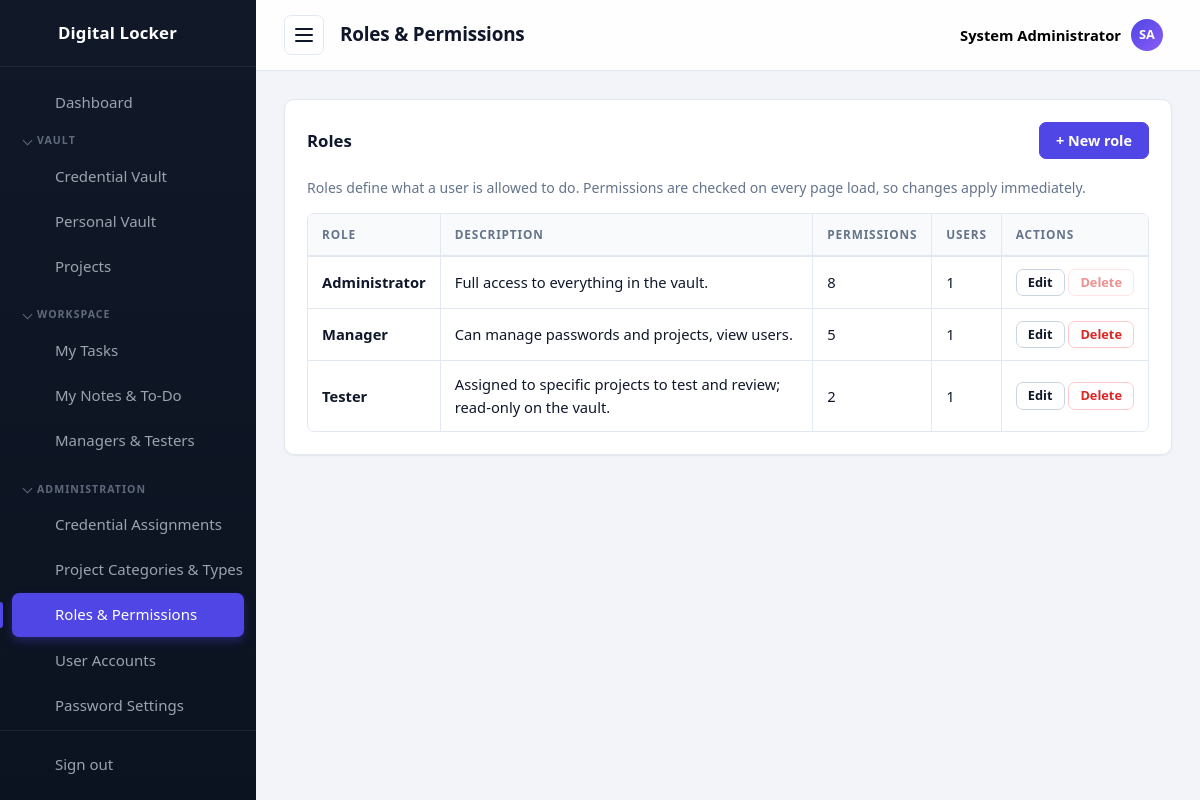
/roles/index.php (signed in), run on the app's committed database.
### tables this page shows
CREATE TABLE settings (
  id          INT UNSIGNED AUTO_INCREMENT PRIMARY KEY,
  setting_key VARCHAR(60) NOT NULL UNIQUE,
  setting_value TEXT NULL
);

CREATE TABLE roles (
  id            INT UNSIGNED AUTO_INCREMENT PRIMARY KEY,
  name          VARCHAR(80)  NOT NULL UNIQUE,
  description   VARCHAR(255) NOT NULL DEFAULT '',
  created_at    TIMESTAMP DEFAULT CURRENT_TIMESTAMP
);

### includes/functions.php (called while the page is built, shortened)
<?php
function assetUrl(string $relativePath): string
{
    $relativePath = '/' . ltrim($relativePath, '/');
    $diskPath = __DIR__ . '/..' . $relativePath;
    $version = is_file($diskPath) ? filemtime($diskPath) : time();
    return BASE_URL . $relativePath . '?v=' . $version;
}
function e(?string $value): string
{
    return htmlspecialchars((string) $value, ENT_QUOTES, 'UTF-8');
}
function setting(string $key, ?string $default = null): ?string
{
    global $db;
    static $cache = null;
    if ($cache === null) {
        $cache = [];
        try {
            $rows = $db->query('SELECT setting_key, setting_value FROM settings')->fetchAll();
            foreach ($rows as $row) {
                $cache[$row['setting_key']] = $row['setting_value'];
            }
        } catch (Throwable $e) {
            return $default;
        }
    }
    return $cache[$key] ?? $default;
}
function appName(): string
{
    return setting('app_name') ?: 'Digital Locker';
}
function pageTitle(string $title): string
{
    return $title . ' | ' . appName();
}
function initials(string $name): string
{
    $parts = preg_split('/\s+/', trim($name));
    $letters = array_map(static fn ($p) => mb_strtoupper(mb_substr($p, 0, 1)), array_filter($parts));
    return implode('', array_slice($letters, 0, 2)) ?: '?';
}

### includes/auth.php (called while the page is built, shortened)
<?php
function currentUser(): ?array
{
    return $_SESSION['user'] ?? null;
}
function isLoggedIn(): bool
{
    return !empty($_SESSION['user']['id']);
}
function userPermissions(): array
{
    static $permissions = null;
    if ($permissions !== null) {
        return $permissions;
    }
    global $db;
    $permissions = [];
    $stmt = $db->prepare(
        'SELECT DISTINCT rp.permission
           FROM role_permissions rp
           JOIN user_roles ur ON ur.role_id = rp.role_id
          WHERE ur.user_id = :uid'
    );
    $stmt->execute(['uid' => $_SESSION['user']['id']]);
    foreach ($stmt->fetchAll() as $row) {
        $permissions[] = $row['permission'];
    }
    return $permissions;
}
function hasPermission(string $permission): bool
{
    return in_array($permission, userPermissions(), true);
}
function requirePermission(string $permission): void
{
    if (!hasPermission($permission)) {
        require __DIR__ . '/../403.php';
        exit;
    }
}
function userRoleNames(): array
{
    static $roles = null;
    if ($roles !== null) {
        return $roles;
    }
    global $db;
    $stmt = $db->prepare(
        'SELECT r.name, r.id
           FROM roles r
           JOIN user_roles ur ON ur.role_id = r.id
          WHERE ur.user_id = :uid'
    );
    $stmt->execute(['uid' => $_SESSION['user']['id']]);
    $roles = $stmt->fetchAll();
    return $roles;
}
function isAdministrator(): bool
{
    foreach (userRoleNames() as $role) {
        if ($role['name'] === 'Administrator') {
            return true;
        }
    }
    return false;
}

### roles/index.php (the view, shortened to what this page needs)
<?php
require_once __DIR__ . '/../includes/init.php';
requirePermission('roles.manage');
$pageTitle = 'Roles & Permissions';
$activePage = 'roles';
$roles = $db->query(
    'SELECT r.id, r.name, r.description,
            (SELECT COUNT(*) FROM role_permissions rp WHERE rp.role_id = r.id) AS permission_count,
            (SELECT COUNT(*) FROM user_roles ur WHERE ur.role_id = r.id) AS user_count
       FROM roles r
      ORDER BY r.name'
)->fetchAll();
require __DIR__ . '/../includes/header.php';
?>
<div class="card">
    <div class="card__header card__header--stack">
        <h2 class="card__title">Roles</h2>
        <a class="btn btn--primary" href="create.php">+ New role</a>
    </div>
    <p class="muted">
        Roles define what a user is allowed to do. Permissions are checked on every page load,
        so changes apply immediately.
    </p>
    <?php if ($roles): ?>
        <div class="table-wrap">
        <table class="table">
            <thead>
                <tr>
                    <th>Role</th>
                    <th>Description</th>
                    <th>Permissions</th>
                    <th>Users</th>
                    <th class="table__actions">Actions</th>
                </tr>
            </thead>
            <tbody>
            <?php foreach ($roles as $r): ?>
                <tr>
                    <td><strong><?= e($r['name']) ?></strong></td>
                    <td><?= e($r['description'] ?: '—') ?></td>
                    <td><?= (int) $r['permission_count'] ?></td>
                    <td><?= (int) $r['user_count'] ?></td>
                    <td class="table__actions">
                        <a class="btn btn--small" href="edit.php?id=<?= (int) $r['id'] ?>">Edit</a>
                        <form class="inline-form" method="post" action="delete.php"
                              onsubmit="return confirm('Delete this role? Users holding it will lose its permissions.');">
                            <button type="submit" class="btn btn--small btn--danger" <?= (int) $r['id'] === 1 ? 'disabled' : '' ?>>Delete</button>
                        </form>
                    </td>
                </tr>
            <?php endforeach; ?>
            </tbody>
        </table>
        </div>
    <?php else: ?>
        <p class="muted">No roles yet.</p>
    <?php endif; ?>
</div>
<?php require __DIR__ . '/../includes/footer.php'; ?>

### includes/header.php (shortened to what this page needs)
<?php
require_once __DIR__ . '/init.php';
$currentUser = currentUser();
$userRoles   = isLoggedIn() ? userRoleNames() : [];
function isActive(string $name, string $current): string
{
    return $name === $current ? ' active' : '';
}
function sidebarGroups(): array
{
    return [
        'vault' => ['label' => 'Vault', 'items' => [
            ['key' => 'passwords', 'href' => '/passwords/index.php', 'icon' => 'passwords', 'label' => 'Credential Vault', 'show' => hasPermission('passwords.view')],
            ['key' => 'personal', 'href' => '/personal/index.php', 'icon' => 'personal', 'label' => 'Personal Vault', 'show' => true],
            ['key' => 'projects', 'href' => '/projects/index.php', 'icon' => 'projects', 'label' => hasPermission('projects.manage') ? 'Projects' : 'My Projects', 'show' => hasPermission('projects.manage') || hasAnyProjectMembership()],
        ]],
        'workspace' => ['label' => 'Workspace', 'items' => [
            ['key' => 'tasks', 'href' => '/tasks/index.php', 'icon' => 'tasks', 'label' => 'My Tasks', 'show' => hasPermission('tasks.view')],
            ['key' => 'notes', 'href' => '/notes/index.php', 'icon' => 'notes', 'label' => 'My Notes & To-Do', 'show' => true],
            ['key' => 'team', 'href' => '/team/index.php', 'icon' => 'team', 'label' => isAdministrator() ? 'Managers & Testers' : (hasPermission('tasks.manage') ? 'My Team' : 'Mentors'), 'show' => true],
        ]],
        'administration' => ['label' => 'Administration', 'items' => [
            ['key' => 'assignments', 'href' => '/passwords/assignments.php', 'icon' => 'assignments', 'label' => 'Credential Assignments', 'show' => hasPermission('passwords.manage')],
            ['key' => 'categories', 'href' => '/categories/index.php', 'icon' => 'categories', 'label' => 'Project Categories & Types', 'show' => true],
            ['key' => 'roles', 'href' => '/roles/index.php', 'icon' => 'roles', 'label' => 'Roles &amp; Permissions', 'show' => hasPermission('roles.manage')],
            ['key' => 'users', 'href' => '/users/index.php', 'icon' => 'users', 'label' => 'User Accounts', 'show' => hasPermission('users.manage')],
            ['key' => 'settings', 'href' => '/settings/index.php', 'icon' => 'settings', 'label' => 'Password Settings', 'show' => hasPermission('settings.manage')],
            ['key' => 'reset', 'href' => '/settings/reset.php', 'icon' => 'reset', 'label' => 'Factory Reset', 'show' => isAdministrator()],
        ]],
    ];
}
function navIcon(string $name): string
{
    $icons = [
        'dashboard' => '<path d="M3 3h8v8H3zM13 3h8v5h-8zM13 12h8v9h-8zM3 15h8v6H3z"/>',
        'passwords' => '<circle cx="8" cy="15" r="4"/><path d="M10.8 12.2L21 2M18 5l3 3M15.5 7.5l2 2"/>',
        'personal'  => '<circle cx="12" cy="8" r="4"/><path d="M4 21c0-4.4 3.6-7 8-7s8 2.6 8 7"/>',
        'export'    => '<path d="M12 3v12M8 11l4 4 4-4M4 17v3h16v-3"/>',
        'projects'  => '<path d="M3 7a2 2 0 0 1 2-2h4l2 2h8a2 2 0 0 1 2 2v9a2 2 0 0 1-2 2H5a2 2 0 0 1-2-2z"/>',
        'tasks'     => '<path d="M9 5H7a2 2 0 0 0-2 2v12a2 2 0 0 0 2 2h10a2 2 0 0 0 2-2V7a2 2 0 0 0-2-2h-2"/><rect x="9" y="3" width="6" height="4" rx="1"/><path d="M9 12l2 2 4-4"/>',
        'notes'     => '<path d="M6 3h9l5 5v13a1 1 0 0 1-1 1H6a1 1 0 0 1-1-1V4a1 1 0 0 1 1-1z"/><path d="M15 3v5h5M8 13h8M8 17h5"/>',
        'team'      => '<circle cx="9" cy="8" r="3.5"/><path d="M2.5 20c0-3.5 3-5.5 6.5-5.5s6.5 2 6.5 5.5M16 4.5a3.5 3.5 0 0 1 0 7M17.5 14.5c2.5.6 4 2.3 4 5.5"/>',
        'categories' => '<path d="M4 4h7v7H4zM13 4h7v7h-7zM4 13h7v7H4zM13 13h7v7h-7z"/>',
        'assignments' => '<circle cx="9" cy="7" r="4"/><path d="M2.5 21c0-4 3-6.5 6.5-6.5s6.5 2.5 6.5 6.5"/><path d="M17 8l2 2 4-4"/>',
        'roles'     => '<path d="M12 3l8 3v6c0 4.5-3.2 7.6-8 9-4.8-1.4-8-4.5-8-9V6z"/><path d="M9 12l2 2 4-4"/>',
        'users'     => '<circle cx="9" cy="8" r="3.5"/><path d="M2.5 20c0-3.5 3-5.5 6.5-5.5s6.5 2 6.5 5.5M16 4.5a3.5 3.5 0 0 1 0 7M17.5 14.5c2.5.6 4 2.3 4 5.5"/>',
        'settings'  => '<path d="M4 7h10M18 7h2M4 17h2M10 17h10"/><circle cx="16" cy="7" r="2.5"/><circle cx="8" cy="17" r="2.5"/>',
        'reset'     => '<path d="M3 12a9 9 0 1 1 3 6.7"/><path d="M3 21v-5h5"/>',
        'logout'    => '<path d="M14 4H5v16h9M10 12h11M18 8l4 4-4 4"/>',
        'lock'      => '<rect x="5" y="11" width="14" height="10" rx="2"/><path d="M8 11V8a4 4 0 0 1 8 0v3M12 15v3"/>',
    ];
    return '<svg class="icon" width="24" height="24" viewBox="0 0 24 24" fill="none" stroke="currentColor" stroke-width="2" stroke-linecap="round" stroke-linejoin="round" aria-hidden="true">' . ($icons[$name] ?? '') . '</svg>';
}
?>
<!DOCTYPE html>
<html lang="en">
<head>
    <title><?= e(pageTitle($pageTitle)) ?></title>
    <link rel="stylesheet" href="<?= e(assetUrl('/assets/css/style.css')) ?>">
</head>
<body data-autolock="<?= (int) setting('auto_lock_minutes', '0') ?>" data-confirm-reveal="<?= (int) setting('require_confirm_reveal', '0') ?>" data-lock-url="<?= e(BASE_URL . '/lock.php') ?>">
<div class="layout">
    <aside class="sidebar" id="sidebar">
        <a class="sidebar__brand" href="<?= BASE_URL ?>/dashboard.php" aria-label="<?= e(appName()) ?>">
            <?= navIcon('lock') ?>
            <span class="sidebar__brand-text"><?= e(appName()) ?></span>
        </a>
        <nav class="sidebar__nav" aria-label="Main navigation">
            <a class="sidebar__link<?= isActive('dashboard', $activePage) ?>" href="<?= BASE_URL ?>/dashboard.php">
                <?= navIcon('dashboard') ?>
                <span class="sidebar__link-text">Dashboard</span>
            </a>
            <?php foreach (sidebarGroups() as $navGroup):
                $navItems = array_filter($navGroup['items'], static fn ($it) => $it['show']);
            ?>
                <details class="sidebar__group" open>
                    <summary class="sidebar__group-label"><?= e($navGroup['label']) ?></summary>
                    <?php foreach ($navItems as $navItem): ?>
                        <a class="sidebar__link<?= isActive($navItem['key'], $activePage) ?>" href="<?= BASE_URL . $navItem['href'] ?>">
                            <?= navIcon($navItem['icon']) ?>
                            <span class="sidebar__link-text"><?= $navItem['label'] ?></span>
                        </a>
                    <?php endforeach; ?>
                </details>
            <?php endforeach; ?>
        </nav>
        <div class="sidebar__footer">
            <a class="sidebar__link" href="<?= BASE_URL ?>/logout.php">
                <?= navIcon('logout') ?>
                <span class="sidebar__link-text">Sign out</span>
            </a>
        </div>
    </aside>
    <div class="main">
        <header class="topbar">
            <button class="topbar__toggle" id="sidebar-toggle" aria-label="Toggle navigation" aria-expanded="true">
                <span></span><span></span><span></span>
            </button>
            <h1 class="topbar__title"><?= e($pageTitle) ?></h1>
            <div class="topbar__user" id="user-menu">
                <button type="button" class="topbar__user-btn" id="user-menu-toggle" aria-haspopup="true" aria-expanded="false">
                    <span class="topbar__user-name"><?= e($currentUser['full_name'] ?: $currentUser['username']) ?></span>
                    <span class="topbar__avatar"><?= e(initials($currentUser['full_name'] ?: $currentUser['username'])) ?></span>
                </button>
            </div>
        </header>
        <main class="content">

### data on the page
settings: setting_value "Digital Locker"
roles: name "Administrator", description "Full access to everything in the vault.", permission_count "8", user_count "1"
roles: name "Manager", description "Can manage passwords and projects, view users.", permission_count "5", user_count "1"
roles: name "Tester", description "Assigned to specific projects to test and review; read-only on the vault.", permission_count "2", user_count "1"

### other printed values
$navGroup['label'] "VAULT"
$navItem['label'] "Credential Vault"
$navItem['label'] "Personal Vault"
$navItem['label'] "Projects"
$navGroup['label'] "WORKSPACE"
$navItem['label'] "My Tasks"
$navItem['label'] "My Notes & To-Do"
$navItem['label'] "Managers & Testers"
$navGroup['label'] "ADMINISTRATION"
$navItem['label'] "Credential Assignments"
$navItem['label'] "Project Categories & Types"
$navItem['label'] "Roles & Permissions"
$navItem['label'] "User Accounts"
$navItem['label'] "Password Settings"
$pageTitle "Roles & Permissions"
